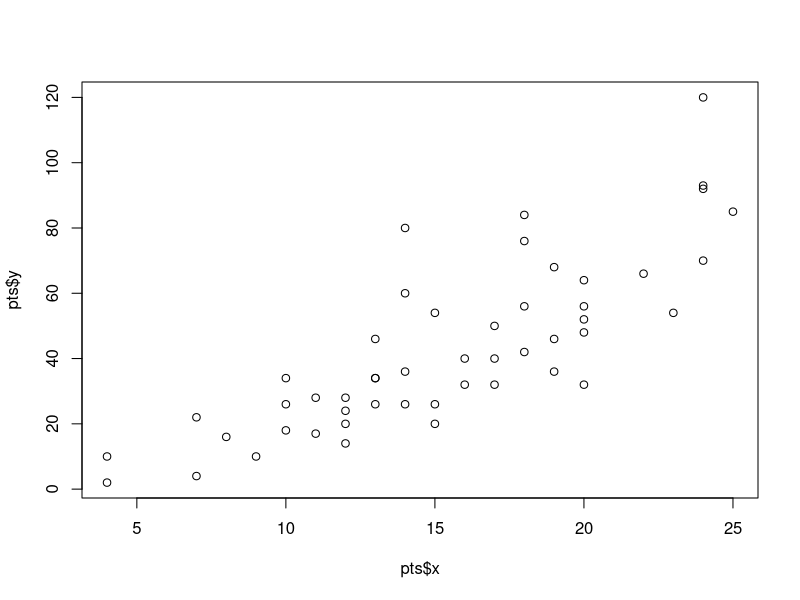

Source code (R):
#!/usr/bin/r

# thus, if A − is a generalized inverse of A, then (A − ) T is a generalized inverse
# of A T .
# The m × m square matrices A − A and (I − A − A) are often of interest. By
# using the deﬁnition (3.149), we see that
A <- c(I = 3.149, A = 3.149, A = 3.149)
A - sin(A)

x <- 1:12
m <- matrix(1:6, nrow = 2, dimnames = list(c("a", "b"), LETTERS[1:3]))
li <- list(pi = pi, e = exp(1))
x[10]                 # the tenth element of x
x <- x[-1]            # delete the 1st element of x
m[1,]                 # the first row of matrix m
m[1, , drop = FALSE]  # is a 1-row matrix
m[,c(TRUE,FALSE,TRUE)]# logical indexing
m[cbind(c(1,2,1),3:1)]# matrix numeric index
ci <- cbind(c("a", "b", "a"), c("A", "C", "B"))
m[ci]                 # matrix character index
m <- m[,-1]           # delete the first column of m
li[[1]]               # the first element of list li
y <- list(1, 2, a = 4, 5)
y[c(3, 4)]            # a list containing elements 3 and 4 of y
y$a                   # the element of y named a

## non-integer indices are truncated:
(i <- 3.999999999) # "4" is printed
(1:5)[i]  # 3

## named atomic vectors, compare "[" and "[[" :
nx <- c(Abc = 123, pi = pi)
nx[1] ; nx["pi"] # keeps names, whereas "[[" does not:
nx[[1]] ; nx[["pi"]]

## recursive indexing into lists
z <- list(a = list(b = 9, c = "hello"), d = 1:5)
unlist(z)
z[[c(1, 2)]]
z[[c(1, 2, 1)]]  # both "hello"
z[[c("a", "b")]] <- "new"
unlist(z)

## check $ and [[ for environments
e1 <- new.env()
e1$a <- 10
e1[["a"]]
e1[["b"]] <- 20
e1$b
ls(e1)

## partial matching - possibly with warning :
stopifnot(identical(li$p, pi))
op <- options(warnPartialMatchDollar = TRUE)
stopifnot( identical(li$p, pi), #-- a warning
  inherits(tryCatch (li$p, warning = identity), "warning"))
## revert the warning option:
if(is.null(op[[1]])) op[[1]] <- FALSE; options(op)

is.null(list())     # FALSE (on purpose!)
is.null(pairlist()) # TRUE
is.null(integer(0)) # FALSE
is.null(logical(0)) # FALSE
as.null(list(a = 1, b = "c"))

require(graphics)

# create a plotting structure
pts <- list(x = cars[,1], y = cars[,2])
plot(pts)

is.pairlist(.Options)  # a user-level pairlist

## "pre-allocate" an empty list of length 5
vector("list", 5)

# Argument lists
f <- function() x
# Note the specification of a "..." argument:
formals(f) <- al <- alist(x = , y = 2+3, ... = )
f
al

## environment->list coercion

e1 <- new.env()
e1$a <- 10
e1$b <- 20
as.list(e1)

# print the names attribute of the islands data set
names(islands)

# remove the names attribute
names(islands) <- NULL
islands
rm(islands) # remove the copy made

z <- list(a = 1, b = "c", c = 1:3)
names(z)
# change just the name of the third element.
names(z)[3] <- "c2"
z

z <- 1:3
names(z)
## assign just one name
names(z)[2] <- "b"
z

f <- function() "top level function"

##-- all three give the same:
environment()
environment(f)
.GlobalEnv

ls(envir = environment(stats::approxfun(1:2, 1:2, method = "const")))

is.environment(.GlobalEnv) # TRUE

e1 <- new.env(parent = baseenv())  # this one has enclosure package:base.
e2 <- new.env(parent = e1)
assign("a", 3, envir = e1)
ls(e1)
ls(e2)
exists("a", envir = e2)   # this succeeds by inheritance
exists("a", envir = e2, inherits = FALSE)
exists("+", envir = e2)   # this succeeds by inheritance

eh <- new.env(hash = TRUE, size = NA)
with(env.profile(eh), stopifnot(size == length(counts)))

norm <- function(x) sqrt(x%*%x)
norm(1:4)

## An anonymous function:
(function(x, y){ z <- x^2 + y^2; x+y+z })(0:7, 1)

(x1 <- cbind(1, 1:10))

hilbert <- function(n) { i <- 1:n; 1 / outer(i - 1, i, "+") }
h9 <- hilbert(9)
## all 5 types of norm:
(nTyp <- eval(formals(base::norm)$type))


eval(2 ^ 2 ^ 3)
mEx <- expression(2^2^3); mEx; 1 + eval(mEx)
eval({ xx <- pi; xx^2}) ; xx

a <- 3 ; aa <- 4 ; evalq(evalq(a+b+aa, list(a = 1)), list(b = 5)) # == 10
a <- 3 ; aa <- 4 ; evalq(evalq(a+b+aa, -1), list(b = 5))        # == 12

ev <- function() {
   e1 <- parent.frame()
   ## Evaluate a in e1
   aa <- eval(expression(a), e1)
   ## evaluate the expression bound to a in e1
   a <- expression(x+y)
   list(aa = aa, eval = eval(a, e1))
}
tst.ev <- function(a = 7) { x <- pi; y <- 1; ev() }
tst.ev()  #-> aa : 7,  eval : 4.14

a <- list(a = 3, b = 4)
with(a, a <- 5) # alters the copy of a from the list, discarded.

##
## Example of evalq()
##

N <- 3
env <- new.env()
assign("N", 27, envir = env)
## this version changes the visible copy of N only, since the argument
## passed to eval is '4'.
eval(N <- 4, env)
N
get("N", envir = env)
## this version does the assignment in env, and changes N only there.
evalq(N <- 5, env)
N
get("N", envir = env)


##
## Uses of local()
##

# Mutually recursive.
# gg gets value of last assignment, an anonymous version of f.

gg <- local({
    k <- function(y)f(y)
    f <- function(x) if(x) x*k(x-1) else 1
})
gg(10)
sapply(1:5, gg)

# Nesting locals: a is private storage accessible to k
gg <- local({
    k <- local({
        a <- 1
        function(y){print(a <<- a+1);f(y)}
    })
    f <- function(x) if(x) x*k(x-1) else 1
})
sapply(1:5, gg)

ls(envir = environment(gg))
ls(envir = environment(get("k", envir = environment(gg))))